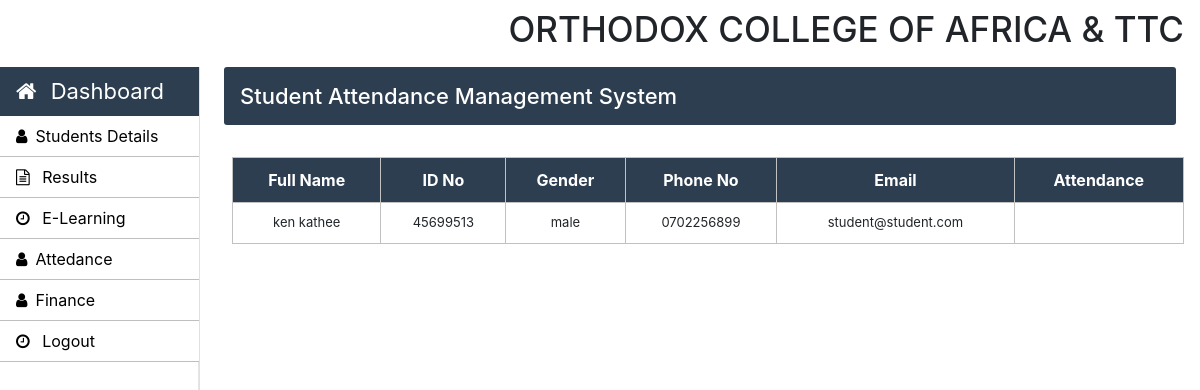
Page /pages/staff/admission/attedance.php on the committed database.
### tables this page shows
CREATE TABLE `student` (
  `fname` varchar(255) NOT NULL,
  `dob` varchar(255) NOT NULL,
  `citizen` varchar(255) NOT NULL,
  `cob` varchar(255) NOT NULL,
  `cor` varchar(255) NOT NULL,
  `idn` varchar(255) NOT NULL,
  `gender` varchar(255) NOT NULL,
  `marital` varchar(255) NOT NULL,
  `tel` varchar(255) NOT NULL,
  `cell` varchar(255) NOT NULL,
  `address` varchar(255) NOT NULL,
  `email` varchar(255) NOT NULL,
  `language` varchar(255) NOT NULL,
  `studies` varchar(255) NOT NULL,
  `d_studies` varchar(255) NOT NULL,
  `p_name` varchar(255) NOT NULL,
  `p_relation` varchar(255) NOT NULL,
  `p_address` varchar(255) NOT NULL,
  `p_tel` varchar(255) NOT NULL,
  `p_email` varchar(255) NOT NULL,
  `employer` varchar(255) NOT NULL,
  `doe` varchar(255) NOT NULL,
  `duties` varchar(255) NOT NULL,
  `intake` varchar(255) NOT NULL,
  `courses` varchar(255) NOT NULL,
  `finance` varchar(255) NOT NULL,
  `info` varchar(255) NOT NULL
);

### pages/staff/admission/attedance.php (the view, shortened to what this page needs)
<!DOCTYPE html>
<html>
  <!doctype html>
<html lang="en">
	<head>
      <link rel="stylesheet" type="text/css" href="../../css/bootstrap.min.css">
      <link rel="stylesheet" type="text/css" href="../../css/style.css">
    <link rel="stylesheet" href="https://stackpath.bootstrapcdn.com/font-awesome/4.7.0/css/font-awesome.min.css">
  </head>
  <body>
  	<nav id="nav" class="navbar ">
		<div id="title">
		  	<h1>ORTHODOX COLLEGE OF AFRICA & TTC</h1>
		</div>
	</nav>
    <nav id="sidebarMenu" class="">
			<div class="col-xl-2 col-lg-3 col-md-4 sidebar position-fixed border-right">
        <div class="sidebar-header">
          <div class="nav-item">
              <a class="nav-link text-white" href="index.php">
                  <i class="fa fa-home mr-2" aria-hidden="true"></i> Dashboard
              </a>
          </div>
        </div>
        <ul class="nav flex-column">
        	<li class="nav-item">
            <a class="nav-link" href="Student.php">
              <i class="fa fa-user mr-2" aria-hidden="true"></i>Students Details
            </a>
		      </li>
          <li class="nav-item">
            <a class="nav-link" href="results.php">
              <i class="fa fa-file-text-o mr-2" aria-hidden="true"></i> Results
            </a>
          </li>
          <li class="nav-item">
            <a class="nav-link" href="elearning.php">
               <i class="fa fa-clock-o mr-2" aria-hidden="true"></i> E-Learning
            </a>
		  </li>
          <li class="nav-item">
            <a class="nav-link" href="attedance.php">
              <i class="fa fa-user mr-2" aria-hidden="true"></i>Attedance
            </a>
		      </li>
		      <li class="nav-item">
            <a class="nav-link" href="finance.php">
              <i class="fa fa-user mr-2" aria-hidden="true"></i>Finance
            </a>
		      </li>
		  <li class="nav-item">
            <a class="nav-link" href="../index.html">
               <i class="fa fa-clock-o mr-2" aria-hidden="true"></i> Logout
            </a>
		  </li>
        </ul>
      </div>
    </nav>
		<main role="main" class="col-xl-10 col-lg-9 col-md-8 ml-sm-auto px-md-4 mb-2 w-100">
			<div class="sub-main">
				<div class="bar-margin text-center d-flex flex-wrap flex-md-nowrap pt-3 pb-2 mb-3 text-white admin-dashboard pl-3">
					<h4>Student Attendance Management System </h4>
				</div>
					<div class="row">
					<div class="col-md-12 ml-2">
						<section class="mt-3">
							<table class="w-100 table-elements mb-5 table-three-tr text-center" cellpadding="10">
								<tr class="table-tr-head table-three text-white">
									<th>Full Name</th>
									<th>ID No</th>
									<th>Gender</th>
									<th>Phone No</th>
									<th>Email</th>
									<th>Attendance</th>
								</tr>
								<?php
									include('../../../db/connect.php');
						      $result = mysqli_query($con, "SELECT * FROM student ORDER BY fname ASC");
						      while($row = mysqli_fetch_assoc($result))
						      {
						    ?>
          <tr>
          				<td><?php echo $row['fname']; ?></td>
                  <td><?php echo $row['idn']; ?></td>
                  <td><?php echo $row['gender']; ?></td>
                  <td><?php echo $row['tel']; ?></td>
                  <td><?php echo $row['email']; ?></td>                  <td><?php echo $row['']; ?></td>
          </tr>
    <?php
        }
    ?>
							</table>
						</section>
					</div>
				</div>
			</div>
		</main>
	</body>
</html>

### pages/css/style.css (style rules this page uses)
h1 { font-size: 35px; }
h4 { font-size: 22px; }
.sidebar { padding: 0; margin-top: 1px; height: 100%; box-shadow: inset -1px 0 0 rgba(0, 0, 0, .1); background-color: #fff; }
.sidebar-header { background: #2c3e50; font-size: 22px !important; }
.sidebar ul { background-color: #ffffff; }
.sidebar ul li { border-bottom: 1px solid rgb(192, 190, 190); }
.sidebar ul li a { font-size: 16px !important; color: black; }
.admin-dashboard { margin-top: 1px !important; background: #2c3e50 !important; border-radius: 3px; }
.table-elements tr, td, th { font-size: 13px; border: 1px solid rgb(194, 193, 193); padding-left: 10px !important; }
.table-three { background: #2c3e50 !important; }
.table-tr-head { height: 45px !important; padding: 10px !important; margin-top: 5px !important; }
.table-font-for-transcript td, th { font-size: 16px !important; }

### rows in the picture
student: fname "ken kathee", idn "45699513", gender "male", tel "0702256899", email "student@student.com"
